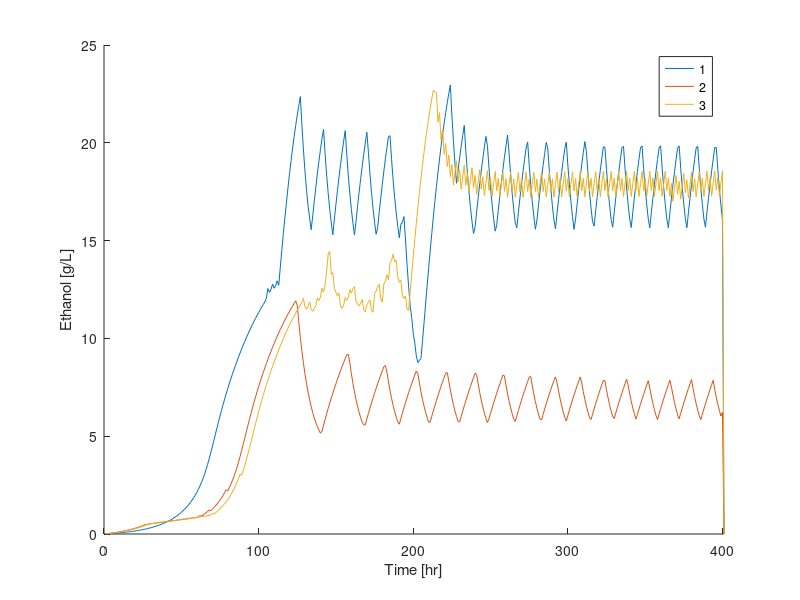
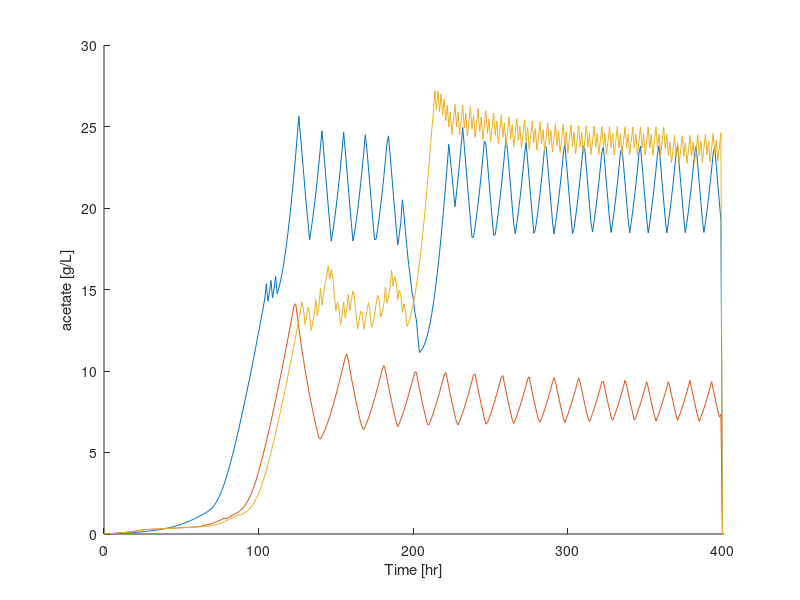
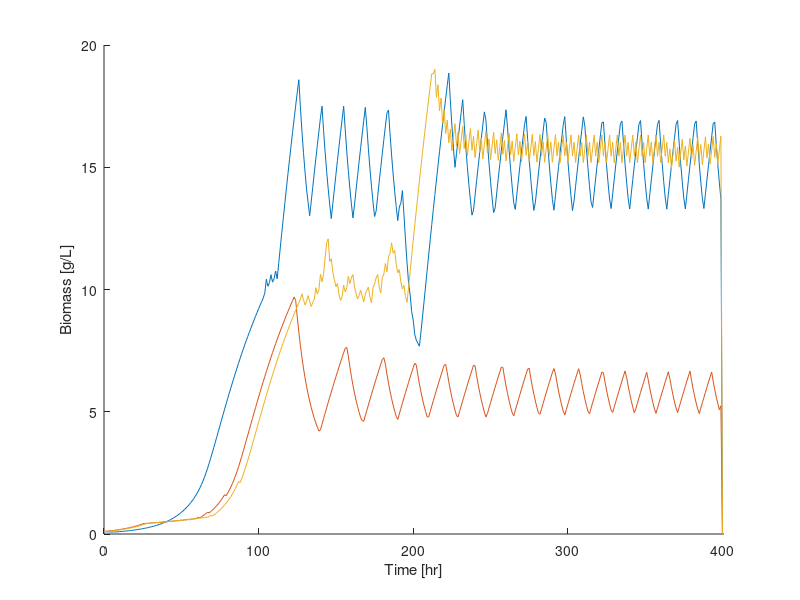
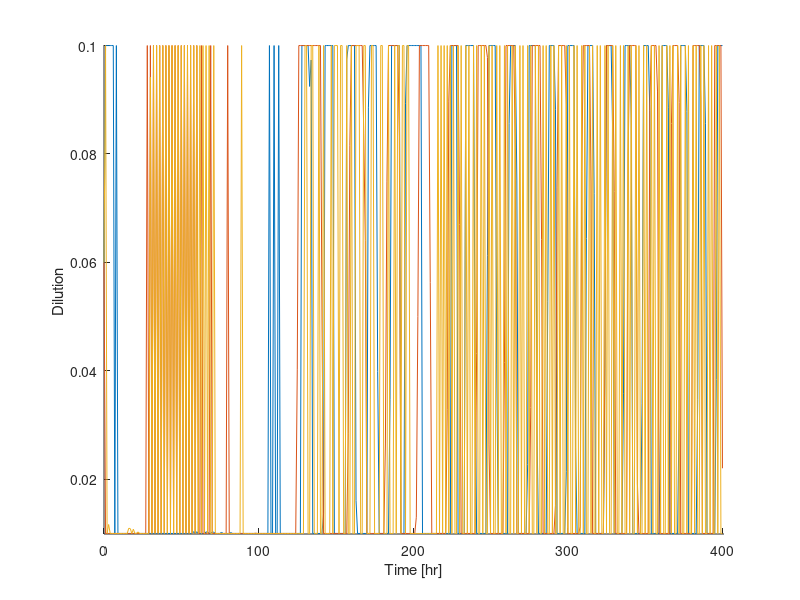

Write the MATLAB code that produced these figures, in order. (Note: this script raises an error after producing the figures.)
clear
results = load('results_sample4.mat');
%results = struct();
%results.results = res;

sx = size(results.results);
hrs = 401;
samp = 401;
Tsamp = 1;
slt = .84;

Ce = zeros(sx(1), hrs);
Ca = zeros(sx(1), hrs);
Cz = zeros(sx(1), hrs);

D = zeros(sx(1), samp);

T11 = zeros(sx(1), samp);
T12 = zeros(sx(1), samp);
T13 = zeros(sx(1), samp);
T21 = zeros(sx(1), samp);
T22 = zeros(sx(1), samp);
T23 = zeros(sx(1), samp);
T31 = zeros(sx(1), samp);
T32 = zeros(sx(1), samp);
T33 = zeros(sx(1), samp);

st = zeros(sx(1),1);

for i =1:sx(1)
    Ce(i,:) = results.results(i).Ce;
    Ca(i,:) = results.results(i).Ca;
    Cx(i,:) = results.results(i).Cx;

    D(i,:) = results.results(i).D;
    ug(i,:) = results.results(i).u_g;

    T11(i,:) = results.results(i).T11;
    T21(i,:) = results.results(i).T21;
    T31(i,:) = results.results(i).T31;
    T12(i,:) = results.results(i).T12;
    T22(i,:) = results.results(i).T22;
    T32(i,:) = results.results(i).T32;
    T13(i,:) = results.results(i).T13;
    T23(i,:) = results.results(i).T23;
    T33(i,:) = results.results(i).T33;
    
    st(i) = results.results(i).solve_time;
end

%%%%%%%%%%%%%%%%%%%%%%%%%%%%%%%%%%%%%

figure(1)
hold on
for i = 1:sx(1)
    plot([1:hrs],Ce(i,:))
end
xlabel('Time [hr]')
ylabel('Ethanol [g/L]')
xlim([0 hrs])
legend('1','2','3','4')

figure(2)
hold on
for i = 1:sx(1)
    plot([0:hrs-1],Ca(i,:))
end
xlabel('Time [hr]')
ylabel('acetate [g/L]')
xlim([0 hrs])

figure(3)
hold on
for i = 1:sx(1)
    plot([0:hrs-1],Cx(i,:))
end
xlabel('Time [hr]')
ylabel('Biomass [g/L]')
xlim([0 hrs])

figure(4)
hold on
for i = 1:sx(1)
    plot([0:hrs-1],D(i,:))
end
xlabel('Time [hr]')
ylabel('Dilution ')
xlim([0 hrs])
ylim([.0099 .1001])

figure(5)
hold on
for i = 1:sx(1)
    plot([0:hrs-1],ug(i,:))
end
xlabel('Time [hr]')
ylabel('Gas velocity ')
xlim([0 hrs])
%ylim([.0099 .1001])


figure(6)
hold on
for i = 1:sx(1)
    plot([0:hrs-1],Ce(i,:)./Ca(i,:))
end
plot([0:hrs-1],ones(hrs,1)*slt)

xlabel('Time [hr]')
ylabel('Selectivity [g/L]')
xlim([0 hrs])
ylim([0 3.5])

figure(7)
sgtitle('rate term, i = \theta_{i,1}D + \theta_{i2}u_g + \theta_{i3}')
subplot(3,3,1)
hold on 
    for i = 1:sx(1)
        plot([1:Tsamp:hrs],T11(i,:))
    end
    xlabel('Time [hr]')
    ylabel('\theta_{1,1} - v_e ')
    xlim([0 hrs])

subplot(3,3,4)
hold on
    for i = 1:sx(1)
        plot([1:Tsamp:hrs],T21(i,:))
    end
    xlabel('Time [hr]')
    ylabel('\theta_{2,1} - v_a ')
    xlim([0 hrs])

subplot(3,3,7)
hold on
    for i = 1:sx(1)
        plot([1:Tsamp:hrs],T31(i,:))
    end
    xlabel('Time [hr]')
    ylabel('\theta_{3,1} - \mu ')
    xlim([0 hrs])

subplot(3,3,2)
hold on
    for i = 1:sx(1)
        plot([1:Tsamp:hrs],T12(i,:))
    end
    xlabel('Time [hr]')
    ylabel('\theta_{1,2} - v_e ')
    xlim([0 hrs])

subplot(3,3,5)
hold on
    for i = 1:sx(1)
        plot([1:Tsamp:hrs],T22(i,:))
    end
    xlabel('Time [hr]')
    ylabel('\theta_{2,2} - v_a ')
    xlim([0 hrs])

subplot(3,3,8)
hold on
    for i = 1:sx(1)
        plot([1:Tsamp:hrs],T32(i,:))
    end
    xlabel('Time [hr]')
    ylabel('\theta_{3,2} - \mu ')
    xlim([0 hrs])
    
    
 subplot(3,3,3)
hold on
    for i = 1:sx(1)
        plot([1:Tsamp:hrs],T13(i,:))
    end
    xlabel('Time [hr]')
    ylabel('\theta{1,3} - v_e ')
    xlim([0 hrs])

subplot(3,3,6)
hold on
    for i = 1:sx(1)
        plot([1:Tsamp:hrs],T23(i,:))
    end
    xlabel('Time [hr]')
    ylabel('\theta_{2,3} - v_a ')
    xlim([0 hrs])

subplot(3,3,9)
hold on
    for i = 1:sx(1)
        plot([1:Tsamp:hrs],T33(i,:))
    end
    xlabel('Time [hr]')
    ylabel('\theta_{3,3} - \mu ')
    xlim([0 hrs])


%%

score_1 = score(Ce(1,:),Ca(1,:))
score_2 = score(Ce(2,:),Ca(2,:))
score_3 = score(Ce(3,:),Ca(3,:))


avg_solve_time =mean(st)









